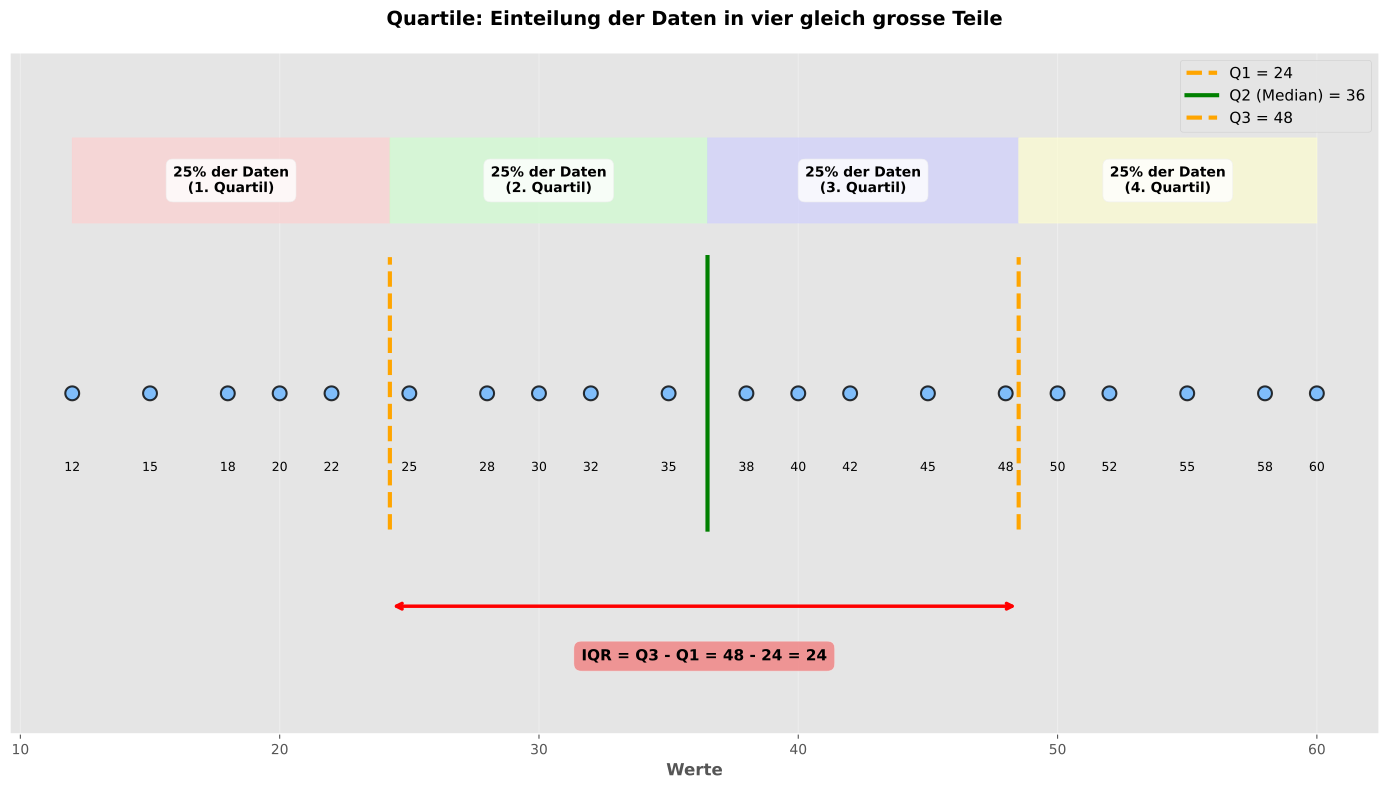

Reproduce this figure in Python.
import matplotlib.pyplot as plt
import numpy as np
import os

# ggplot Stil verwenden
plt.style.use('ggplot')

# Beispieldaten
np.random.seed(42)
data = np.array([12, 15, 18, 20, 22, 25, 28, 30, 32, 35, 38, 40, 42, 45, 48, 50, 52, 55, 58, 60])
data_sorted = np.sort(data)

# Quartile berechnen
q1 = np.percentile(data_sorted, 25)
q2 = np.percentile(data_sorted, 50)  # Median
q3 = np.percentile(data_sorted, 75)

# Plot erstellen
fig, ax = plt.subplots(figsize=(14, 8))

# Daten als Punkte auf einer Linie darstellen
y_position = 0.5
ax.scatter(data_sorted, [y_position] * len(data_sorted), s=100, color='#66b3ff', 
           edgecolors='black', linewidths=1.5, zorder=3, alpha=0.8)

# Zahlen unter den Punkten
for i, val in enumerate(data_sorted):
    ax.text(val, y_position - 0.08, str(val), ha='center', va='top', fontsize=9)

# Quartil-Linien
line_height = 0.15
ax.axvline(q1, ymin=0.3, ymax=0.7, color='orange', linestyle='--', linewidth=3, label=f'Q1 = {q1:.0f}')
ax.axvline(q2, ymin=0.3, ymax=0.7, color='green', linestyle='-', linewidth=3, label=f'Q2 (Median) = {q2:.0f}')
ax.axvline(q3, ymin=0.3, ymax=0.7, color='orange', linestyle='--', linewidth=3, label=f'Q3 = {q3:.0f}')

# Bereiche markieren
y_label = 0.75
colors_light = ['#ffcccc', '#ccffcc', '#ccccff', '#ffffcc']
labels = ['25% der Daten\n(1. Quartil)', '25% der Daten\n(2. Quartil)', 
          '25% der Daten\n(3. Quartil)', '25% der Daten\n(4. Quartil)']

# Bereich 1: Min bis Q1
ax.fill_betweenx([y_label - 0.05, y_label + 0.05], data_sorted.min(), q1, 
                  color=colors_light[0], alpha=0.6, zorder=1)
ax.text((data_sorted.min() + q1) / 2, y_label, labels[0], 
        ha='center', va='center', fontsize=10, fontweight='bold',
        bbox=dict(boxstyle='round,pad=0.5', facecolor='white', alpha=0.8))

# Bereich 2: Q1 bis Q2
ax.fill_betweenx([y_label - 0.05, y_label + 0.05], q1, q2, 
                  color=colors_light[1], alpha=0.6, zorder=1)
ax.text((q1 + q2) / 2, y_label, labels[1], 
        ha='center', va='center', fontsize=10, fontweight='bold',
        bbox=dict(boxstyle='round,pad=0.5', facecolor='white', alpha=0.8))

# Bereich 3: Q2 bis Q3
ax.fill_betweenx([y_label - 0.05, y_label + 0.05], q2, q3, 
                  color=colors_light[2], alpha=0.6, zorder=1)
ax.text((q2 + q3) / 2, y_label, labels[2], 
        ha='center', va='center', fontsize=10, fontweight='bold',
        bbox=dict(boxstyle='round,pad=0.5', facecolor='white', alpha=0.8))

# Bereich 4: Q3 bis Max
ax.fill_betweenx([y_label - 0.05, y_label + 0.05], q3, data_sorted.max(), 
                  color=colors_light[3], alpha=0.6, zorder=1)
ax.text((q3 + data_sorted.max()) / 2, y_label, labels[3], 
        ha='center', va='center', fontsize=10, fontweight='bold',
        bbox=dict(boxstyle='round,pad=0.5', facecolor='white', alpha=0.8))

# IQR Markierung
ax.annotate('', xy=(q1, 0.25), xytext=(q3, 0.25),
            arrowprops=dict(arrowstyle='<->', lw=2.5, color='red'))
ax.text((q1 + q3) / 2, 0.2, f'IQR = Q3 - Q1 = {q3:.0f} - {q1:.0f} = {q3-q1:.0f}', 
        ha='center', va='top', fontsize=11, fontweight='bold',
        bbox=dict(boxstyle='round,pad=0.5', facecolor='lightcoral', alpha=0.8))

ax.set_xlabel('Werte', fontsize=12, fontweight='bold')
ax.set_title('Quartile: Einteilung der Daten in vier gleich grosse Teile', 
             fontsize=14, fontweight='bold', pad=20)
ax.set_ylim(0.1, 0.9)
ax.set_yticks([])
ax.legend(loc='upper right', fontsize=11)
ax.grid(True, alpha=0.3, axis='x')

plt.tight_layout()

# Pfad zum Speicherort der Python-Datei ermitteln
script_dir = os.path.dirname(os.path.abspath(__file__))
output_path = os.path.join(script_dir, 'plots_quartiles.pdf')

# Als PDF exportieren
plt.savefig(output_path, format='pdf', bbox_inches='tight')
plt.close()

print(f"Quartile-Illustration wurde als {output_path} exportiert")
